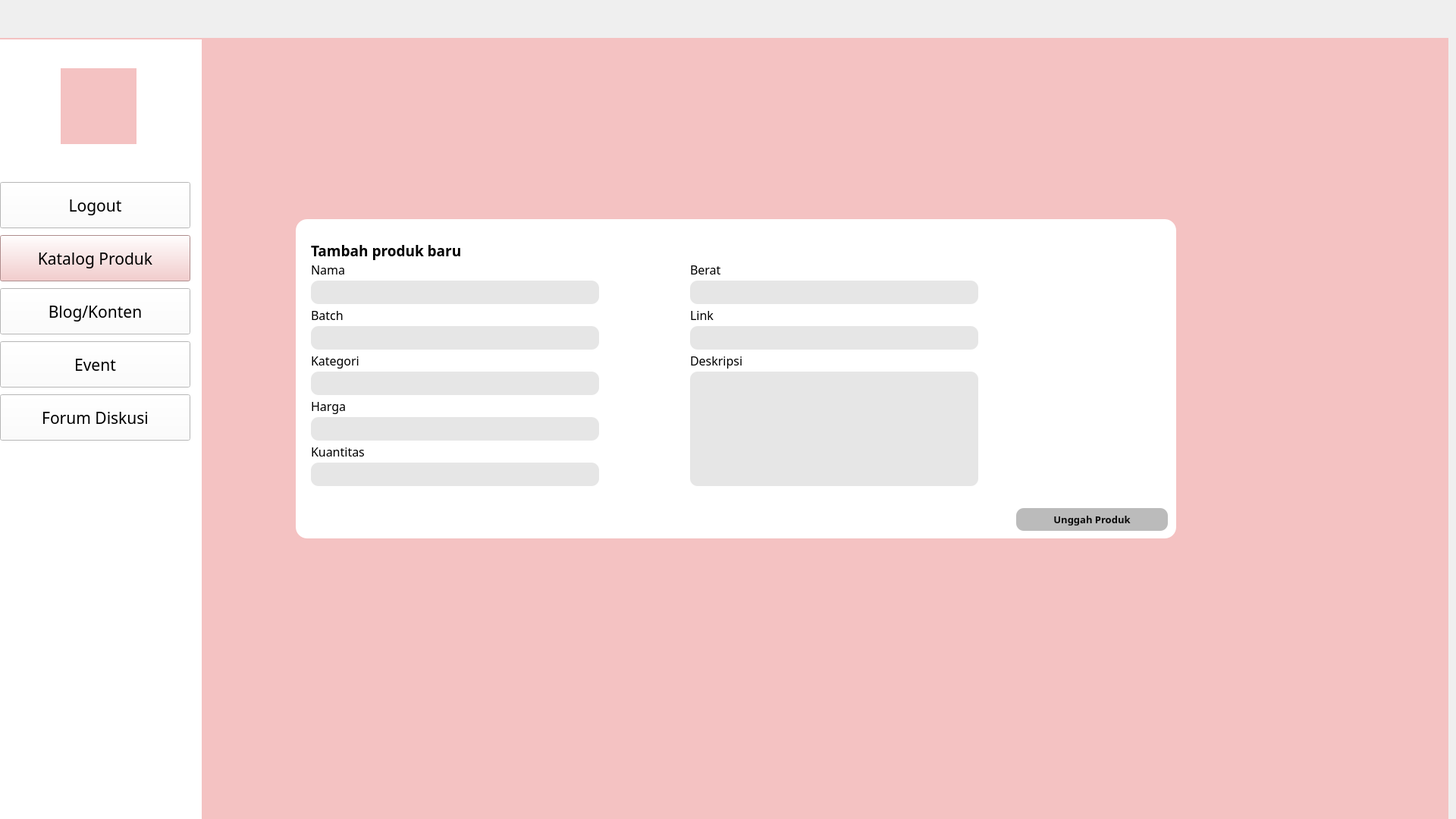
<?xml version="1.0" encoding="UTF-8"?>
<ui version="4.0">
 <class>Form</class>
 <widget class="QWidget" name="Form">
  <property name="enabled">
   <bool>true</bool>
  </property>
  <property name="geometry">
   <rect>
    <x>0</x>
    <y>0</y>
    <width>1920</width>
    <height>1080</height>
   </rect>
  </property>
  <property name="windowTitle">
   <string>Form</string>
  </property>
  <widget class="QWidget" name="widget_2" native="true">
   <property name="geometry">
    <rect>
     <x>-10</x>
     <y>50</y>
     <width>1920</width>
     <height>1080</height>
    </rect>
   </property>
   <property name="styleSheet">
    <string notr="true">background-color: rgb(244, 194, 194);</string>
   </property>
   <widget class="QLabel" name="label">
    <property name="geometry">
     <rect>
      <x>-4</x>
      <y>2</y>
      <width>280</width>
      <height>1080</height>
     </rect>
    </property>
    <property name="styleSheet">
     <string notr="true">background-color:rgba(255,255,255,255);
</string>
    </property>
    <property name="text">
     <string/>
    </property>
   </widget>
   <widget class="QLabel" name="logoLM">
    <property name="geometry">
     <rect>
      <x>90</x>
      <y>40</y>
      <width>100</width>
      <height>100</height>
     </rect>
    </property>
    <property name="styleSheet">
     <string notr="true">border-image: url(:/logo/images/logo.jpeg);</string>
    </property>
    <property name="text">
     <string/>
    </property>
   </widget>
   <widget class="QPushButton" name="H_Logout">
    <property name="geometry">
     <rect>
      <x>10</x>
      <y>190</y>
      <width>251</width>
      <height>61</height>
     </rect>
    </property>
    <property name="font">
     <font>
      <family>Poppins</family>
      <pointsize>16</pointsize>
     </font>
    </property>
    <property name="styleSheet">
     <string notr="true">background-color: rgb(255, 255, 255);</string>
    </property>
    <property name="text">
     <string>Logout</string>
    </property>
   </widget>
   <widget class="QPushButton" name="H_KatalogProduk">
    <property name="geometry">
     <rect>
      <x>10</x>
      <y>260</y>
      <width>251</width>
      <height>61</height>
     </rect>
    </property>
    <property name="font">
     <font>
      <family>Poppins</family>
      <pointsize>16</pointsize>
     </font>
    </property>
    <property name="styleSheet">
     <string notr="true">background-color: rgb(244, 194, 194);</string>
    </property>
    <property name="text">
     <string>Katalog Produk</string>
    </property>
   </widget>
   <widget class="QPushButton" name="H_Konten">
    <property name="geometry">
     <rect>
      <x>10</x>
      <y>330</y>
      <width>251</width>
      <height>61</height>
     </rect>
    </property>
    <property name="font">
     <font>
      <family>Poppins</family>
      <pointsize>16</pointsize>
     </font>
    </property>
    <property name="styleSheet">
     <string notr="true">background-color: rgb(255, 255, 255);</string>
    </property>
    <property name="text">
     <string>Blog/Konten</string>
    </property>
   </widget>
   <widget class="QPushButton" name="H_Event">
    <property name="geometry">
     <rect>
      <x>10</x>
      <y>400</y>
      <width>251</width>
      <height>61</height>
     </rect>
    </property>
    <property name="font">
     <font>
      <family>Poppins</family>
      <pointsize>16</pointsize>
     </font>
    </property>
    <property name="styleSheet">
     <string notr="true">background-color: rgb(255, 255, 255);</string>
    </property>
    <property name="text">
     <string>Event</string>
    </property>
   </widget>
   <widget class="QPushButton" name="H_ForumDiskusi">
    <property name="geometry">
     <rect>
      <x>10</x>
      <y>470</y>
      <width>251</width>
      <height>61</height>
     </rect>
    </property>
    <property name="font">
     <font>
      <family>Poppins</family>
      <pointsize>16</pointsize>
     </font>
    </property>
    <property name="styleSheet">
     <string notr="true">background-color: rgb(255, 255, 255);</string>
    </property>
    <property name="text">
     <string>Forum Diskusi</string>
    </property>
   </widget>
   <widget class="QLabel" name="label_2">
    <property name="geometry">
     <rect>
      <x>400</x>
      <y>239</y>
      <width>1161</width>
      <height>421</height>
     </rect>
    </property>
    <property name="styleSheet">
     <string notr="true">background-color: rgb(255,255,255,255);
border-radius:15px;</string>
    </property>
    <property name="text">
     <string/>
    </property>
   </widget>
   <widget class="QLabel" name="label_3">
    <property name="geometry">
     <rect>
      <x>420</x>
      <y>260</y>
      <width>601</width>
      <height>41</height>
     </rect>
    </property>
    <property name="font">
     <font>
      <family>Poppins</family>
      <pointsize>14</pointsize>
      <weight>75</weight>
      <bold>true</bold>
     </font>
    </property>
    <property name="styleSheet">
     <string notr="true">background-color:rgb(0,0,0,0);</string>
    </property>
    <property name="text">
     <string>Tambah produk baru</string>
    </property>
   </widget>
   <widget class="QLabel" name="Batch">
    <property name="geometry">
     <rect>
      <x>420</x>
      <y>295</y>
      <width>101</width>
      <height>21</height>
     </rect>
    </property>
    <property name="font">
     <font>
      <family>Poppins</family>
      <pointsize>12</pointsize>
     </font>
    </property>
    <property name="styleSheet">
     <string notr="true">background-color:rgb(0,0,0,0);</string>
    </property>
    <property name="text">
     <string>Nama</string>
    </property>
   </widget>
   <widget class="QLineEdit" name="inputNama">
    <property name="geometry">
     <rect>
      <x>420</x>
      <y>320</y>
      <width>380</width>
      <height>31</height>
     </rect>
    </property>
    <property name="styleSheet">
     <string notr="true">background-color: rgb(0, 0, 0,25);
border-radius: 10px;
padding-bottom:4px;
padding-left:10px;

</string>
    </property>
    <property name="text">
     <string/>
    </property>
    <property name="alignment">
     <set>Qt::AlignLeading|Qt::AlignLeft|Qt::AlignVCenter</set>
    </property>
   </widget>
   <widget class="QLabel" name="Kategori">
    <property name="geometry">
     <rect>
      <x>420</x>
      <y>350</y>
      <width>121</width>
      <height>31</height>
     </rect>
    </property>
    <property name="font">
     <font>
      <family>Poppins</family>
      <pointsize>12</pointsize>
     </font>
    </property>
    <property name="styleSheet">
     <string notr="true">background-color:rgb(0,0,0,0);</string>
    </property>
    <property name="text">
     <string>Batch</string>
    </property>
   </widget>
   <widget class="QLineEdit" name="inputBatch">
    <property name="geometry">
     <rect>
      <x>420</x>
      <y>380</y>
      <width>380</width>
      <height>31</height>
     </rect>
    </property>
    <property name="styleSheet">
     <string notr="true">background-color: rgb(0,0,0,25);
border-radius: 10px;
padding-bottom:4px;
padding-left:10px;

</string>
    </property>
    <property name="text">
     <string/>
    </property>
    <property name="alignment">
     <set>Qt::AlignLeading|Qt::AlignLeft|Qt::AlignVCenter</set>
    </property>
   </widget>
   <widget class="QPushButton" name="unggahproduk">
    <property name="geometry">
     <rect>
      <x>1350</x>
      <y>620</y>
      <width>200</width>
      <height>30</height>
     </rect>
    </property>
    <property name="font">
     <font>
      <family>Poppins</family>
      <pointsize>10</pointsize>
      <weight>75</weight>
      <bold>true</bold>
     </font>
    </property>
    <property name="styleSheet">
     <string notr="true">QPushButton#unggahproduk{
background-color:rgb(187,187,187,255);
border:none;
color:rgba(0,0,0,240);
border-radius:10px;
}


QPushButton#unggahproduk:hover{
background-color:rgb(255,165,0,255)
}

QPushButton#unggahproduk:pressed{
padding-left: 2px;
padding-top: 2px;
background-color:rgba(0,165,0,255);
}
</string>
    </property>
    <property name="text">
     <string>Unggah Produk</string>
    </property>
   </widget>
   <widget class="QLabel" name="Kategori_2">
    <property name="geometry">
     <rect>
      <x>420</x>
      <y>410</y>
      <width>101</width>
      <height>31</height>
     </rect>
    </property>
    <property name="font">
     <font>
      <family>Poppins</family>
      <pointsize>12</pointsize>
     </font>
    </property>
    <property name="styleSheet">
     <string notr="true">background-color:rgb(0,0,0,0);</string>
    </property>
    <property name="text">
     <string>Kategori</string>
    </property>
   </widget>
   <widget class="QLineEdit" name="inputKategori">
    <property name="geometry">
     <rect>
      <x>420</x>
      <y>440</y>
      <width>380</width>
      <height>31</height>
     </rect>
    </property>
    <property name="styleSheet">
     <string notr="true">background-color: rgb(0,0,0,25);
border-radius: 10px;
padding-bottom:4px;
padding-left:10px;

</string>
    </property>
    <property name="text">
     <string/>
    </property>
    <property name="alignment">
     <set>Qt::AlignLeading|Qt::AlignLeft|Qt::AlignVCenter</set>
    </property>
   </widget>
   <widget class="QLineEdit" name="inputHarga">
    <property name="geometry">
     <rect>
      <x>420</x>
      <y>500</y>
      <width>380</width>
      <height>31</height>
     </rect>
    </property>
    <property name="styleSheet">
     <string notr="true">background-color: rgb(0,0,0,25);
border-radius: 10px;
padding-bottom:4px;
padding-left:10px;

</string>
    </property>
    <property name="text">
     <string/>
    </property>
    <property name="alignment">
     <set>Qt::AlignLeading|Qt::AlignLeft|Qt::AlignVCenter</set>
    </property>
   </widget>
   <widget class="QLabel" name="Kategori_3">
    <property name="geometry">
     <rect>
      <x>420</x>
      <y>470</y>
      <width>101</width>
      <height>31</height>
     </rect>
    </property>
    <property name="font">
     <font>
      <family>Poppins</family>
      <pointsize>12</pointsize>
     </font>
    </property>
    <property name="styleSheet">
     <string notr="true">background-color:rgb(0,0,0,0);</string>
    </property>
    <property name="text">
     <string>Harga</string>
    </property>
   </widget>
   <widget class="QLineEdit" name="inputKuantitas">
    <property name="geometry">
     <rect>
      <x>420</x>
      <y>560</y>
      <width>380</width>
      <height>31</height>
     </rect>
    </property>
    <property name="styleSheet">
     <string notr="true">background-color: rgb(0,0,0,25);
border-radius: 10px;
padding-bottom:4px;
padding-left:10px;

</string>
    </property>
    <property name="text">
     <string/>
    </property>
    <property name="alignment">
     <set>Qt::AlignLeading|Qt::AlignLeft|Qt::AlignVCenter</set>
    </property>
   </widget>
   <widget class="QLabel" name="Kategori_4">
    <property name="geometry">
     <rect>
      <x>420</x>
      <y>530</y>
      <width>171</width>
      <height>31</height>
     </rect>
    </property>
    <property name="font">
     <font>
      <family>Poppins</family>
      <pointsize>12</pointsize>
     </font>
    </property>
    <property name="styleSheet">
     <string notr="true">background-color:rgb(0,0,0,0);</string>
    </property>
    <property name="text">
     <string>Kuantitas</string>
    </property>
   </widget>
   <widget class="QLineEdit" name="inputBerat">
    <property name="geometry">
     <rect>
      <x>920</x>
      <y>320</y>
      <width>380</width>
      <height>31</height>
     </rect>
    </property>
    <property name="styleSheet">
     <string notr="true">background-color: rgb(0,0,0,25);
border-radius: 10px;
padding-bottom:4px;
padding-left:10px;

</string>
    </property>
    <property name="text">
     <string/>
    </property>
    <property name="alignment">
     <set>Qt::AlignLeading|Qt::AlignLeft|Qt::AlignVCenter</set>
    </property>
   </widget>
   <widget class="QLabel" name="Kategori_5">
    <property name="geometry">
     <rect>
      <x>920</x>
      <y>290</y>
      <width>101</width>
      <height>31</height>
     </rect>
    </property>
    <property name="font">
     <font>
      <family>Poppins</family>
      <pointsize>12</pointsize>
     </font>
    </property>
    <property name="styleSheet">
     <string notr="true">background-color:rgb(0,0,0,0);</string>
    </property>
    <property name="text">
     <string>Berat</string>
    </property>
   </widget>
   <widget class="QLineEdit" name="inputLink">
    <property name="geometry">
     <rect>
      <x>920</x>
      <y>380</y>
      <width>380</width>
      <height>31</height>
     </rect>
    </property>
    <property name="styleSheet">
     <string notr="true">background-color: rgb(0,0,0,25);
border-radius: 10px;
padding-bottom:4px;
padding-left:10px;

</string>
    </property>
    <property name="text">
     <string/>
    </property>
    <property name="alignment">
     <set>Qt::AlignLeading|Qt::AlignLeft|Qt::AlignVCenter</set>
    </property>
   </widget>
   <widget class="QLabel" name="Kategori_6">
    <property name="geometry">
     <rect>
      <x>920</x>
      <y>350</y>
      <width>101</width>
      <height>31</height>
     </rect>
    </property>
    <property name="font">
     <font>
      <family>Poppins</family>
      <pointsize>12</pointsize>
     </font>
    </property>
    <property name="styleSheet">
     <string notr="true">background-color:rgb(0,0,0,0);</string>
    </property>
    <property name="text">
     <string>Link</string>
    </property>
   </widget>
   <widget class="QLabel" name="Kategori_8">
    <property name="geometry">
     <rect>
      <x>920</x>
      <y>410</y>
      <width>161</width>
      <height>31</height>
     </rect>
    </property>
    <property name="font">
     <font>
      <family>Poppins</family>
      <pointsize>12</pointsize>
     </font>
    </property>
    <property name="styleSheet">
     <string notr="true">background-color:rgb(0,0,0,0);</string>
    </property>
    <property name="text">
     <string>Deskripsi</string>
    </property>
   </widget>
   <widget class="QPlainTextEdit" name="inputDeskripsi">
    <property name="geometry">
     <rect>
      <x>920</x>
      <y>440</y>
      <width>380</width>
      <height>151</height>
     </rect>
    </property>
    <property name="styleSheet">
     <string notr="true">background-color: rgb(0,0,0,25);
border-radius: 10px;
padding-bottom:4px;
padding-left:10px;

</string>
    </property>
    <property name="plainText">
     <string/>
    </property>
   </widget>
   <widget class="QLabel" name="error">
    <property name="geometry">
     <rect>
      <x>410</x>
      <y>185</y>
      <width>1141</width>
      <height>41</height>
     </rect>
    </property>
    <property name="font">
     <font>
      <family>Poppins</family>
      <pointsize>10</pointsize>
     </font>
    </property>
    <property name="styleSheet">
     <string notr="true">background-color: rgb(0,0,0,0);
color: red;</string>
    </property>
    <property name="text">
     <string/>
    </property>
   </widget>
  </widget>
 </widget>
 <resources>
  <include location="header image.qrc"/>
 </resources>
 <connections/>
</ui>
